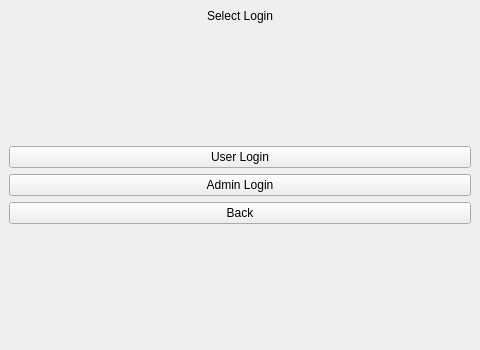
<?xml version="1.0" encoding="UTF-8"?>
<ui version="4.0">
 <class>MainWindow</class>

 <widget class="QMainWindow" name="MainWindow">
  <property name="geometry">
   <rect><x>0</x><y>0</y><width>480</width><height>350</height></rect>
  </property>
  <property name="windowTitle">
   <string>Login Options</string>
  </property>

  <widget class="QWidget" name="centralwidget">



   <layout class="QVBoxLayout" name="mainLayout">

    <!-- TITLE -->
    <item>
      <widget class="QLabel" name="titleLabel">
       <property name="text"><string>Select Login</string></property>
       <property name="alignment"><set>Qt::AlignCenter</set></property>
      </widget>
    </item>

    <!-- SPACER -->
    <item>
      <spacer name="spacer1">
       <property name="orientation"><enum>Qt::Vertical</enum></property>
       <property name="sizeHint" stdset="0">
         <size><width>20</width><height>15</height></size>
       </property>
      </spacer>
    </item>

    <!-- BUTTONS -->
    <item>
      <widget class="QPushButton" name="btnUserLogin">
       <property name="text"><string>User Login</string></property>
       <property name="minimumHeight"><number>38</number></property>
      </widget>
    </item>

    <item>
      <widget class="QPushButton" name="btnAdminLogin">
       <property name="text"><string>Admin Login</string></property>
       <property name="minimumHeight"><number>38</number></property>
      </widget>
    </item>

    <item>
      <widget class="QPushButton" name="btnBack">
       <property name="text"><string>Back</string></property>
       <property name="minimumHeight"><number>38</number></property>
      </widget>
    </item>

    <!-- SPACER -->
    <item>
      <spacer name="spacerBottom">
       <property name="orientation"><enum>Qt::Vertical</enum></property>
       <property name="sizeHint" stdset="0">
         <size><width>20</width><height>25</height></size>
       </property>
      </spacer>
    </item>

   </layout>

  </widget>
 </widget>

 <resources/>
 <connections/>
</ui>
